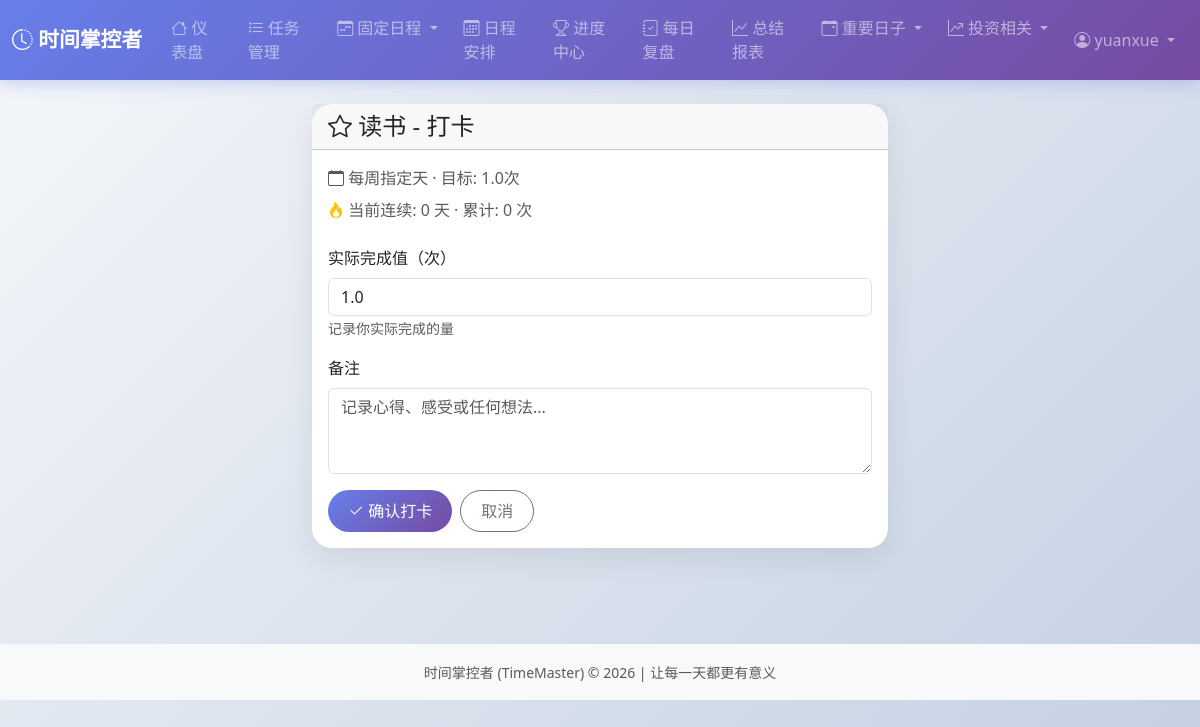
Page /habits/2/checkin (signed in) on the committed database.
### models.py (models this page shows, shortened)
class User(UserMixin, db.Model):
    __tablename__ = 'users'
    id = db.Column(db.Integer, primary_key=True)
    username = db.Column(db.String(80), unique=True, nullable=False, index=True)
    email = db.Column(db.String(120), unique=True, nullable=False, index=True)
    password_hash = db.Column(db.String(255), nullable=False)
    created_at = db.Column(db.DateTime, default=datetime.utcnow)
    total_points = db.Column(db.Integer, default=0)  # 累计积分
    daily_start_hour = db.Column(db.Integer, default=10)  # 每日开始时间（默认10点）
    daily_end_hour = db.Column(db.Integer, default=17)    # 每日结束时间（默认17点）
    max_work_hours = db.Column(db.Integer, default=7)     # 每日最大工作时长（7小时）
    tasks = db.relationship('Task', backref='user', lazy='dynamic', cascade='all, delete-orphan')
    schedules = db.relationship('Schedule', backref='user', lazy='dynamic', cascade='all, delete-orphan')
    feedbacks = db.relationship('Feedback', backref='user', lazy='dynamic', cascade='all, delete-orphan')
    summaries = db.relationship('Summary', backref='user', lazy='dynamic', cascade='all, delete-orphan')
    rewards = db.relationship('Reward', backref='user', lazy='dynamic', cascade='all, delete-orphan')
    category_progress = db.relationship('RewardProgress', backref='user', lazy='dynamic', cascade='all, delete-orphan')
    habits = db.relationship('Habit', backref='user', lazy='dynamic', cascade='all, delete-orphan')
    habit_checkins = db.relationship('HabitCheckin', backref='user', lazy='dynamic', cascade='all, delete-orphan')
    fixed_schedules = db.relationship('FixedSchedule', backref='user', lazy='dynamic', cascade='all, delete-orphan')
    important_dates = db.relationship('ImportantDate', backref='user', lazy='dynamic', cascade='all, delete-orphan')
    points_history = db.relationship('PointsHistory', backref='user', lazy='dynamic', cascade='all, delete-orphan')

class Habit(db.Model):
    __tablename__ = 'habits'
    id = db.Column(db.Integer, primary_key=True)
    user_id = db.Column(db.Integer, db.ForeignKey('users.id'), nullable=False)
    title = db.Column(db.String(200), nullable=False)  # 习惯名称
    description = db.Column(db.Text)  # 描述
    category = db.Column(db.String(50), default='其他')  # 分类
    icon = db.Column(db.String(50), default='star')  # 图标（用于显示）
    frequency = db.Column(db.String(20), default='daily')  # daily, weekly, weekdays, weekends
    target_days = db.Column(db.String(20))  # 如 "0,1,2,3,4,5,6" 表示每周几（0=周一，6=周日）
    target_value = db.Column(db.Float, default=1.0)  # 目标值（如30分钟、10页）
    target_unit = db.Column(db.String(20), default='次')  # 单位（次、分钟、页、小时等）
    points_value = db.Column(db.Integer, default=10)  # 每次打卡获得的积分
    reminder_time = db.Column(db.Time)  # 每日提醒时间
    is_active = db.Column(db.Boolean, default=True)
    streak_days = db.Column(db.Integer, default=0)  # 连续打卡天数
    total_checkins = db.Column(db.Integer, default=0)  # 累计打卡次数
    created_at = db.Column(db.DateTime, default=datetime.utcnow)
    updated_at = db.Column(db.DateTime, default=datetime.utcnow, onupdate=datetime.utcnow)
    checkins = db.relationship('HabitCheckin', backref='habit', lazy='dynamic', cascade='all, delete-orphan')
    def get_current_streak(self):
        streak = 0
        checkin_date = datetime.now().date()
        while True:
            record = self.checkins.filter_by(checkin_date=checkin_date).first()
            if record:
                streak += 1
                checkin_date -= timedelta(days=1)
            else:
                break
        return streak

### routes/habits.py (the view, shortened to what this page needs)
@habits_bp.route('/<int:habit_id>/checkin', methods=['GET', 'POST'])
@login_required
def checkin(habit_id):
    habit = Habit.query.filter_by(id=habit_id, user_id=current_user.id).first_or_404()
    return render_template('habit_checkin.html', habit=habit)

### app.py (called while the page is built)
@login_manager.user_loader
def load_user(user_id):
    return User.query.get(int(user_id))

### templates/habit_checkin.html (shortened to what this page needs)
{% extends "base.html" %}
{% block content %}
<div class="row justify-content-center">
    <div class="col-lg-6">
        <div class="card">
            <div class="card-header">
                <h4 class="mb-0">
                    <i class="bi bi-{{ habit.icon }}"></i> {{ habit.title }} - 打卡
                </h4>
            </div>
            <div class="card-body">
                <div class="mb-4">
                    <p class="text-muted mb-2">
                        <i class="bi bi-calendar"></i> {{ habit.frequency|frequency_filter }}
                        · 目标: {{ habit.target_value }}{{ habit.target_unit }}
                    </p>
                    <p class="text-muted">
                        <i class="bi bi-fire text-warning"></i> 当前连续: {{ habit.get_current_streak() }} 天
                        · 累计: {{ habit.total_checkins }} 次
                    </p>
                </div>
                <form method="POST">
                    <div class="mb-3">
                        <label for="actual_value" class="form-label">实际完成值（{{ habit.target_unit }}）</label>
                        <input type="number" class="form-control" id="actual_value" name="actual_value"
                               value="{{ habit.target_value }}" step="0.1" min="0" required>
                        <small class="text-muted">记录你实际完成的量</small>
                    </div>
                    <div class="mb-3">
                        <label for="notes" class="form-label">备注</label>
                        <textarea class="form-control" id="notes" name="notes" rows="3"
                                  placeholder="记录心得、感受或任何想法..."></textarea>
                    </div>
                    <div class="d-flex gap-2">
                        <button type="submit" class="btn btn-primary">
                            <i class="bi bi-check2"></i> 确认打卡
                        </button>
                        <a href="{{ url_for('habits.list_habits') }}" class="btn btn-outline-secondary">取消</a>
                    </div>
                </form>
            </div>
        </div>
    </div>
</div>
{% endblock %}

### templates/base.html (shortened to what this page needs)
<!DOCTYPE html>
<html lang="zh-CN">
<head>
    <link href="https://cdn.jsdelivr.net/npm/bootstrap@5.3.0/dist/css/bootstrap.min.css" rel="stylesheet">
    <link rel="stylesheet" href="https://cdn.jsdelivr.net/npm/bootstrap-icons@1.11.0/font/bootstrap-icons.css">
</head>
<body>
    <nav class="navbar navbar-expand-lg navbar-dark bg-primary">
        <div class="container-fluid">
            <a class="navbar-brand" href="{{ url_for('dashboard') }}">
                <i class="bi bi-clock-history"></i> 时间掌控者
            </a>
            <div class="collapse navbar-collapse" id="navbarNav">
                <ul class="navbar-nav me-auto">
                    <li class="nav-item">
                        <a class="nav-link" href="{{ url_for('dashboard') }}">
                            <i class="bi bi-house"></i> 仪表盘
                        </a>
                    </li>
                    <li class="nav-item">
                        <a class="nav-link" href="{{ url_for('tasks.list_tasks') }}">
                            <i class="bi bi-list-task"></i> 任务管理
                        </a>
                    </li>
                    <li class="nav-item dropdown">
                        <a class="nav-link dropdown-toggle" href="#" data-bs-toggle="dropdown">
                            <i class="bi bi-calendar-week"></i> 固定日程
                        </a>
                    </li>
                    <li class="nav-item">
                        <a class="nav-link" href="{{ url_for('schedule.view_schedule') }}">
                            <i class="bi bi-calendar3"></i> 日程安排
                        </a>
                    </li>
                    <li class="nav-item">
                        <a class="nav-link" href="{{ url_for('progress.progress_center') }}">
                            <i class="bi bi-trophy"></i> 进度中心
                        </a>
                    </li>
                    <li class="nav-item">
                        <a class="nav-link" href="{{ url_for('reflection.daily_reflection') }}">
                            <i class="bi bi-journal-check"></i> 每日复盘
                        </a>
                    </li>
                    <li class="nav-item">
                        <a class="nav-link" href="{{ url_for('summary.list_summaries') }}">
                            <i class="bi bi-graph-up"></i> 总结报表
                        </a>
                    </li>
                    <li class="nav-item dropdown">
                        <a class="nav-link dropdown-toggle" href="#" data-bs-toggle="dropdown">
                            <i class="bi bi-calendar-event"></i> 重要日子
                        </a>
                    </li>
                    <li class="nav-item dropdown">
                        <a class="nav-link dropdown-toggle" href="#" data-bs-toggle="dropdown">
                            <i class="bi bi-graph-up-arrow"></i> 投资相关
                        </a>
                    </li>
                </ul>
                <ul class="navbar-nav">
                    {% if current_user.is_authenticated %}
                        <li class="nav-item dropdown">
                            <a class="nav-link dropdown-toggle" href="#" data-bs-toggle="dropdown">
                                <i class="bi bi-person-circle"></i> {{ current_user.username }}
                            </a>
                        </li>
                    {% endif %}
                </ul>
            </div>
        </div>
    </nav>
    <main class="container-fluid py-4">
        {% block content %}{% endblock %}
    </main>
    <footer class="bg-light text-center py-3 mt-5">
        <p class="text-muted mb-0">
            <small>时间掌控者 (TimeMaster) © {{ now.year }} | 让每一天都更有意义</small>
        </p>
    </footer>
</body>
</html>

### templates/base.html (style rules this page uses)
body { background: linear-gradient(135deg, #f5f7fa 0%, #c3cfe2 100%); min-height: 100vh; font-family: 'Segoe UI', Tahoma, Geneva, Verdana, sans-serif; }
.navbar { background: linear-gradient(135deg, #667eea 0%, #764ba2 100%) !important; box-shadow: 0 4px 15px rgba(102, 126, 234, 0.3); }
.navbar-brand { font-weight: bold; font-size: 1.3rem; }
.nav-link { transition: all 0.3s; border-radius: 10px; margin: 0 5px; }
.card { border: none; border-radius: 20px; box-shadow: 0 10px 30px rgba(0,0,0,0.08); margin-bottom: 1.5rem; transition: all 0.3s; }
.btn { border-radius: 25px; padding: 8px 20px; transition: all 0.3s; }
.btn-primary { background: linear-gradient(135deg, #667eea 0%, #764ba2 100%); border: none; }

### rows in the picture
User: username "yuanxue"
Habit: title "读书", frequency|frequency_filter "每周指定天", target_value "1.0", target_unit "次", total_checkins "0", actual_value "1.0"

### other values in the picture
{{ habit.get_current_streak() }} "0"
